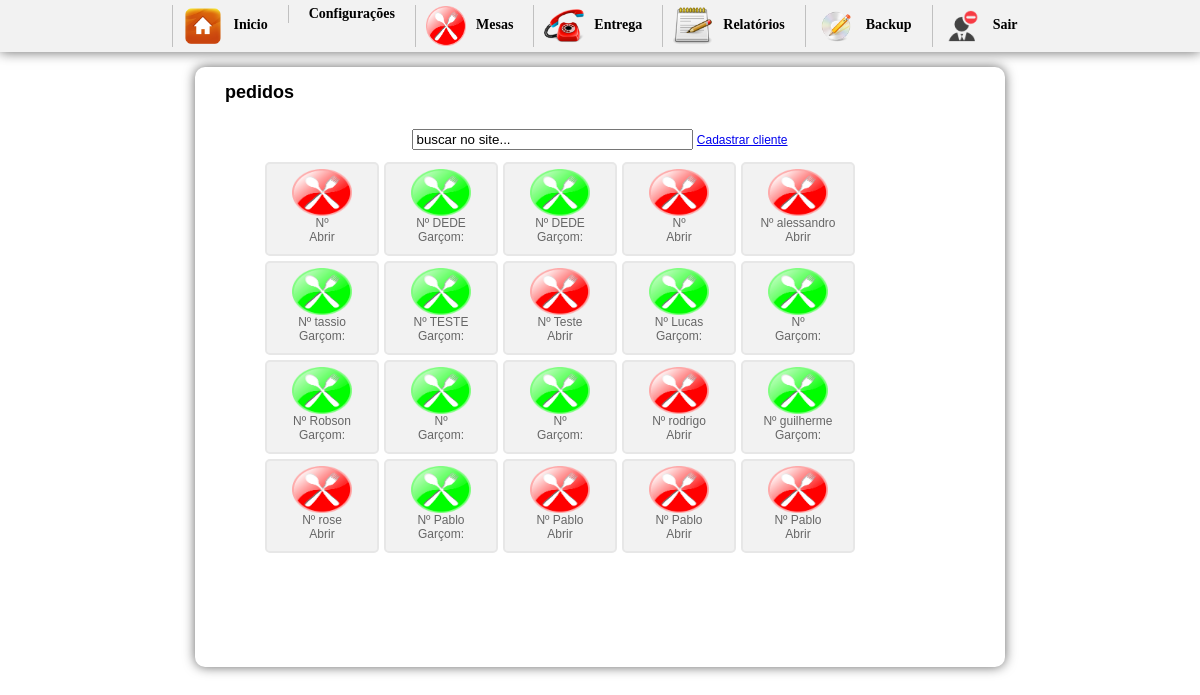
Page /inicio2.php?btn=entrega (signed in) on the committed database.
### tables this page shows
CREATE TABLE IF NOT EXISTS `pedido` (
  `id_mesa` int(10) NOT NULL AUTO_INCREMENT,
  `numero` int(10) NOT NULL,
  `idGarcon` varchar(200) NOT NULL,
  `situacao` int(1) NOT NULL,
  `email` varchar(50) DEFAULT NULL,
  `nome` varchar(50) DEFAULT NULL,
  `sobrenome` varchar(50) DEFAULT NULL,
  `telefone` varchar(30) DEFAULT NULL,
  `bairro` varchar(50) DEFAULT NULL,
  `rua` varchar(50) DEFAULT NULL,
  `numerocasa` varchar(20) DEFAULT NULL,
  `detalhes` longtext,
  PRIMARY KEY (`id_mesa`)
);

### entrega.php (the view, shortened to what this page needs)
<h1> &nbsp;&nbsp;&nbsp;pedidos</h1>
<div id="mesas">
<div class="div"><center>
    <form method="post" action=""><br />
      <input size="32" type="text" class="busca" id="busca" name="buscar" value="buscar no site..." onfocus="if (this.value == 'buscar no site...') this.value = '';" onblur="if (this.value == '') this.value = 'buscar no site...';" />
      <a href="inicio.php?btn=cadastroclientes">Cadastrar cliente </a>
    </form></center>
  </div>
<ul>
	<?php
		$sql = mysql_query("SELECT * FROM pedido ORDER BY id_mesa DESC LIMIT 20");
		while($ver = mysql_fetch_array($sql)){
			$situacao = $ver['situacao'];
			$id_mesa = $ver['id_mesa'];
			$numero = $ver['nome'];
			$idGarcon = $ver['idGarcon'];
			$gar = mysql_query("SELECT * FROM garcon WHERE idGarcon='$idGarcon'");
			$bosta = mysql_fetch_assoc($gar);
			$nomeGarcon = $bosta['nomeGarcon'];
			if($situacao == 0){
				$img = "<img src='imagens/restaurant_p.png' width='60' height='47' border='0'>";
			}else{
			$img = "<img src='imagens/restaurant_pverde.png' width='60' height='47' border='0'>";
			}
	?>
	<li><a href="?btn=vendapedido&id_mesa=<?php echo $id_mesa ?>&idGarcon=<?php echo $idGarcon ?>"><?php echo $img; echo "<br/>";  echo 'Nº '.$numero;  echo "<br/>"; if($situacao == 1){echo "Garçom: ".$nomeGarcon; }else{echo "Abrir";} ?></a></li>
<?php }?>
</ul>
</div>

### css/css.css (style rules this page uses)
body { margin-left: 0px;margin-top: 0px;margin-right: 0px;margin-bottom: 0px; background-color:#FFF; font-family:Verdana, Geneva, sans-serif; font-size:12px; }
h1 { font-size:18px; margin-top:0; }
#mesas { width:750px; height:500px; margin:0 auto; background:#FFF; border-radius:5px; overflow:auto; }
#mesas ul li a:link { text-decoration:none; color:#666; cursor:pointer; display:block; }
#mesas li { float:left; margin-right:5px; margin-bottom:5px; list-style:none; border-radius:5px; border:2px solid #e7e7e7; text-align:center; padding:5px; width:100px; height:80px; background-color:#f2f2f2; cursor:pointer; display:block; }

### rows in the picture
pedido: situacao 0 (drawn)
pedido: situacao 1 (drawn), nome "DEDE"
pedido: situacao 1 (drawn), nome "DEDE"
pedido: situacao 0 (drawn)
pedido: situacao 0 (drawn), nome "alessandro"
pedido: situacao 1 (drawn), nome "tassio"
pedido: situacao 1 (drawn), nome "TESTE"
pedido: situacao 0 (drawn), nome "Teste"
pedido: situacao 1 (drawn), nome "Lucas"
pedido: situacao 1 (drawn)
pedido: situacao 1 (drawn), nome "Robson"
pedido: situacao 1 (drawn)
pedido: situacao 1 (drawn)
pedido: situacao 0 (drawn), nome "rodrigo"
pedido: situacao 1 (drawn), nome "guilherme"
pedido: situacao 0 (drawn), nome "rose"
pedido: situacao 1 (drawn), nome "Pablo"
pedido: situacao 0 (drawn), nome "Pablo"
pedido: situacao 0 (drawn), nome "Pablo"
pedido: situacao 0 (drawn), nome "Pablo"
